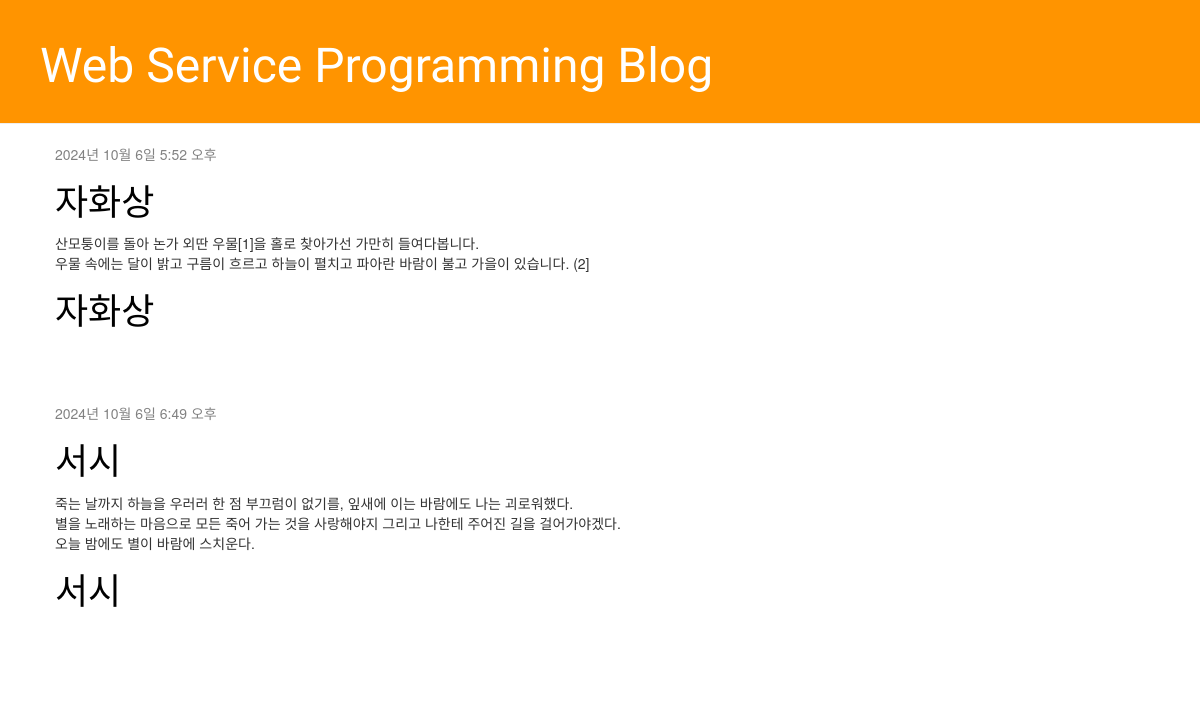
Before: / with the older database file.
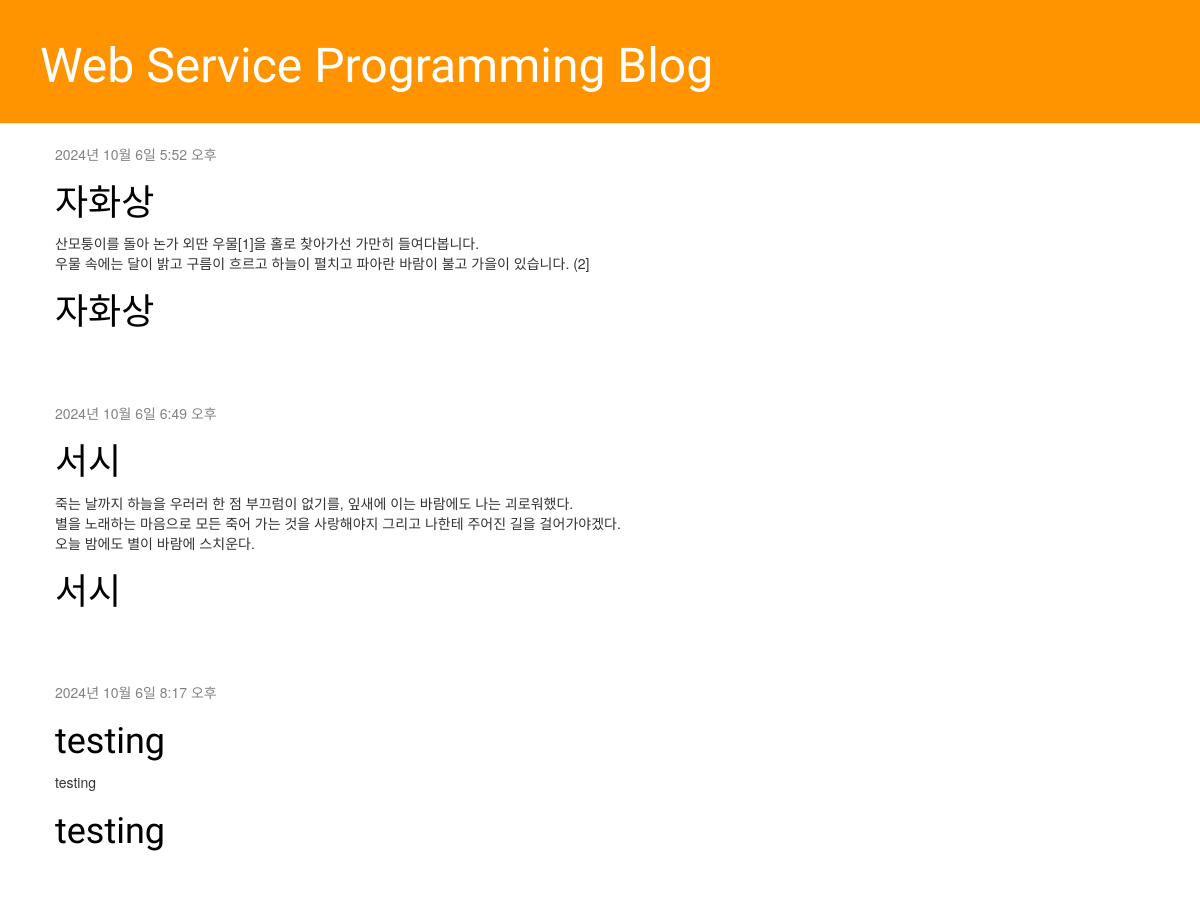
After: the same page with the newer database file.
### blog/models.py (models this page shows, shortened)
class Post(models.Model):
    author = models.ForeignKey(settings.AUTH_USER_MODEL, on_delete=models.CASCADE)
    title = models.CharField(max_length=200)
    text = models.TextField()
    created_date = models.DateTimeField(default=timezone.now)
    published_date = models.DateTimeField(blank=True, null=True)

### blog/views.py (the view)
# urls.py: path('', views.post_list, name='post_list'),
def post_list(request):
    posts = Post.objects.filter(published_date__lte=timezone.now()).order_by('published_date')
    return render(request, 'blog/post_list.html', {'posts': posts})

### blog/templates/blog/post_list.html
{% extends 'blog/base.html' %}
{% block content %}
    {% for post in posts %}
        <div class="post">
            <div class="date">
                {{ post.published_date }}
            </div>
            <h1><a href="">{{ post.title }}</a></h1>
            <p>{{ post.text|linebreaksbr }}</p>
            <h1><a href="{% url 'post_detail' pk=post.pk %}">{{ post.title }}</a></h1>
        </div>
    {% endfor %}
{% endblock %}

Changed rows visible on the page:
added Post: published_date "2024년 10월 6일 8:17 오후", title "testing", text "testing"
